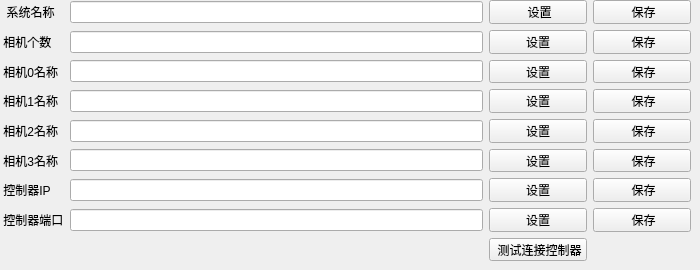
       <widget class="QWidget" name="SystemParam">
        <attribute name="title">
         <string notr="true">系统参数</string>
        </attribute>
        <widget class="QWidget" name="layoutWidget">
         <property name="geometry">
          <rect>
           <x>0</x>
           <y>0</y>
           <width>691</width>
           <height>261</height>
          </rect>
         </property>
         <layout class="QGridLayout" name="gridLayout">
          <item row="0" column="0">
           <widget class="QLabel" name="SystemNameLB">
            <property name="text">
             <string>  系统名称</string>
            </property>
           </widget>
          </item>
          <item row="0" column="1">
           <widget class="QLineEdit" name="SystemNameLE">
            <property name="minimumSize">
             <size>
              <width>409</width>
              <height>0</height>
             </size>
            </property>
           </widget>
          </item>
          <item row="0" column="2">
           <widget class="QPushButton" name="SystemNameSetBT">
            <property name="minimumSize">
             <size>
              <width>98</width>
              <height>0</height>
             </size>
            </property>
            <property name="text">
             <string> 设置</string>
            </property>
           </widget>
          </item>
          <item row="0" column="3">
           <widget class="QPushButton" name="SystemNameSaveBT">
            <property name="minimumSize">
             <size>
              <width>98</width>
              <height>0</height>
             </size>
            </property>
            <property name="text">
             <string> 保存</string>
            </property>
           </widget>
          </item>
          <item row="1" column="0">
           <widget class="QLabel" name="CameraNumLB">
            <property name="text">
             <string> 相机个数</string>
            </property>
           </widget>
          </item>
          <item row="1" column="1">
           <widget class="QLineEdit" name="CameraNumLE"/>
          </item>
          <item row="1" column="2">
           <widget class="QPushButton" name="CameraNumSetBT">
            <property name="text">
             <string>设置</string>
            </property>
           </widget>
          </item>
          <item row="1" column="3">
           <widget class="QPushButton" name="CameraNumSaveBT">
            <property name="minimumSize">
             <size>
              <width>98</width>
              <height>0</height>
             </size>
            </property>
            <property name="text">
             <string> 保存</string>
            </property>
           </widget>
          </item>
          <item row="2" column="0">
           <widget class="QLabel" name="Camera0NameLB">
            <property name="text">
             <string> 相机0名称</string>
            </property>
           </widget>
          </item>
          <item row="2" column="1">
           <widget class="QLineEdit" name="Camera0NameLE"/>
          </item>
          <item row="2" column="2">
           <widget class="QPushButton" name="Camera0NameSetBT">
            <property name="text">
             <string>设置</string>
            </property>
           </widget>
          </item>
          <item row="2" column="3">
           <widget class="QPushButton" name="Camera0NameSaveBT">
            <property name="minimumSize">
             <size>
              <width>98</width>
              <height>0</height>
             </size>
            </property>
            <property name="text">
             <string> 保存</string>
            </property>
           </widget>
          </item>
          <item row="3" column="0">
           <widget class="QLabel" name="Camera1NameLB">
            <property name="text">
             <string> 相机1名称</string>
            </property>
           </widget>
          </item>
          <item row="3" column="1">
           <widget class="QLineEdit" name="Camera1NameLE"/>
          </item>
          <item row="3" column="2">
           <widget class="QPushButton" name="Camera1NameSetBT">
            <property name="text">
             <string>设置</string>
            </property>
           </widget>
          </item>
          <item row="3" column="3">
           <widget class="QPushButton" name="Camera1NameSaveBT">
            <property name="minimumSize">
             <size>
              <width>98</width>
              <height>0</height>
             </size>
            </property>
            <property name="text">
             <string> 保存</string>
            </property>
           </widget>
          </item>
          <item row="4" column="0">
           <widget class="QLabel" name="Camera2NameLB">
            <property name="text">
             <string> 相机2名称</string>
            </property>
           </widget>
          </item>
          <item row="4" column="1">
           <widget class="QLineEdit" name="Camera2NameLE"/>
          </item>
          <item row="4" column="2">
           <widget class="QPushButton" name="Camera2NameSetBT">
            <property name="text">
             <string>设置</string>
            </property>
           </widget>
          </item>
          <item row="4" column="3">
           <widget class="QPushButton" name="Camera2NameSaveBT">
            <property name="minimumSize">
             <size>
              <width>98</width>
              <height>0</height>
             </size>
            </property>
            <property name="text">
             <string> 保存</string>
            </property>
           </widget>
          </item>
          <item row="5" column="0">
           <widget class="QLabel" name="Camera3NameLB">
            <property name="text">
             <string> 相机3名称</string>
            </property>
           </widget>
          </item>
          <item row="5" column="1">
           <widget class="QLineEdit" name="Camera3NameLE"/>
          </item>
          <item row="5" column="2">
           <widget class="QPushButton" name="Camera3NameSetBT">
            <property name="text">
             <string>设置</string>
            </property>
           </widget>
          </item>
          <item row="5" column="3">
           <widget class="QPushButton" name="Camera3NameSaveBT">
            <property name="minimumSize">
             <size>
              <width>98</width>
              <height>0</height>
             </size>
            </property>
            <property name="text">
             <string> 保存</string>
            </property>
           </widget>
          </item>
          <item row="6" column="0">
           <widget class="QLabel" name="ServerIPLB">
            <property name="text">
             <string> 控制器IP</string>
            </property>
           </widget>
          </item>
          <item row="6" column="1">
           <widget class="QLineEdit" name="ServerIPLE"/>
          </item>
          <item row="6" column="2">
           <widget class="QPushButton" name="ServerIPSetBT">
            <property name="text">
             <string>设置</string>
            </property>
           </widget>
          </item>
          <item row="6" column="3">
           <widget class="QPushButton" name="ServerIPSaveBT">
            <property name="minimumSize">
             <size>
              <width>98</width>
              <height>0</height>
             </size>
            </property>
            <property name="text">
             <string> 保存</string>
            </property>
           </widget>
          </item>
          <item row="7" column="0">
           <widget class="QLabel" name="PortLB">
            <property name="text">
             <string> 控制器端口</string>
            </property>
           </widget>
          </item>
          <item row="7" column="1">
           <widget class="QLineEdit" name="PortLE"/>
          </item>
          <item row="7" column="2">
           <widget class="QPushButton" name="PortSetBT">
            <property name="text">
             <string>设置</string>
            </property>
           </widget>
          </item>
          <item row="7" column="3">
           <widget class="QPushButton" name="PortSaveBT">
            <property name="minimumSize">
             <size>
              <width>98</width>
              <height>0</height>
             </size>
            </property>
            <property name="text">
             <string> 保存</string>
            </property>
           </widget>
          </item>
          <item row="8" column="2">
           <widget class="QPushButton" name="TestConnectBT">
            <property name="text">
             <string> 测试连接控制器</string>
            </property>
           </widget>
          </item>
         </layout>
        </widget>
       </widget>
